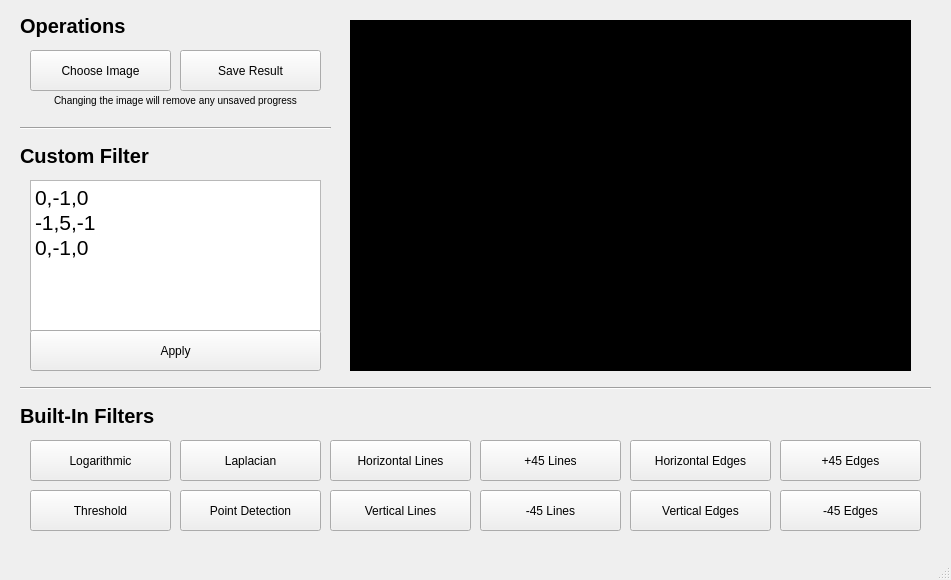
<?xml version="1.0" encoding="UTF-8"?>
<ui version="4.0">
 <class>MainWindow</class>
 <widget class="QMainWindow" name="MainWindow">
  <property name="geometry">
   <rect>
    <x>0</x>
    <y>0</y>
    <width>951</width>
    <height>580</height>
   </rect>
  </property>
  <property name="cursor">
   <cursorShape>ArrowCursor</cursorShape>
  </property>
  <property name="acceptDrops">
   <bool>false</bool>
  </property>
  <property name="windowTitle">
   <string>Image Segmentor</string>
  </property>
  <property name="windowIcon">
   <iconset theme="DefaultTheme">
    <normaloff>.</normaloff>.</iconset>
  </property>
  <property name="autoFillBackground">
   <bool>false</bool>
  </property>
  <property name="styleSheet">
   <string notr="true">font: 12pt &quot;Microsoft Sans Serif&quot;;</string>
  </property>
  <widget class="QWidget" name="centralwidget">
   <widget class="QPushButton" name="pushButton">
    <property name="geometry">
     <rect>
      <x>30</x>
      <y>50</y>
      <width>141</width>
      <height>41</height>
     </rect>
    </property>
    <property name="text">
     <string>Choose Image</string>
    </property>
   </widget>
   <widget class="QPushButton" name="pushButton_2">
    <property name="geometry">
     <rect>
      <x>180</x>
      <y>50</y>
      <width>141</width>
      <height>41</height>
     </rect>
    </property>
    <property name="text">
     <string>Save Result</string>
    </property>
   </widget>
   <widget class="QLabel" name="label">
    <property name="geometry">
     <rect>
      <x>30</x>
      <y>90</y>
      <width>291</width>
      <height>21</height>
     </rect>
    </property>
    <property name="styleSheet">
     <string notr="true">font-size: 10px;</string>
    </property>
    <property name="text">
     <string>Changing the image will remove any unsaved progress</string>
    </property>
    <property name="alignment">
     <set>Qt::AlignCenter</set>
    </property>
   </widget>
   <widget class="QTextEdit" name="textEdit">
    <property name="geometry">
     <rect>
      <x>30</x>
      <y>180</y>
      <width>291</width>
      <height>151</height>
     </rect>
    </property>
    <property name="styleSheet">
     <string notr="true"/>
    </property>
    <property name="html">
     <string>&lt;!DOCTYPE HTML PUBLIC &quot;-//W3C//DTD HTML 4.0//EN&quot; &quot;http://www.w3.org/TR/REC-html40/strict.dtd&quot;&gt;
&lt;html&gt;&lt;head&gt;&lt;meta name=&quot;qrichtext&quot; content=&quot;1&quot; /&gt;&lt;style type=&quot;text/css&quot;&gt;
p, li { white-space: pre-wrap; }
&lt;/style&gt;&lt;/head&gt;&lt;body style=&quot; font-family:'Microsoft Sans Serif'; font-size:12pt; font-weight:400; font-style:normal;&quot;&gt;
&lt;p style=&quot; margin-top:0px; margin-bottom:0px; margin-left:0px; margin-right:0px; -qt-block-indent:0; text-indent:0px;&quot;&gt;&lt;span style=&quot; font-size:16pt;&quot;&gt;0,-1,0&lt;/span&gt;&lt;/p&gt;
&lt;p style=&quot; margin-top:0px; margin-bottom:0px; margin-left:0px; margin-right:0px; -qt-block-indent:0; text-indent:0px;&quot;&gt;&lt;span style=&quot; font-size:16pt;&quot;&gt;-1,5,-1&lt;/span&gt;&lt;/p&gt;
&lt;p style=&quot; margin-top:0px; margin-bottom:0px; margin-left:0px; margin-right:0px; -qt-block-indent:0; text-indent:0px;&quot;&gt;&lt;span style=&quot; font-size:16pt;&quot;&gt;0,-1,0&lt;/span&gt;&lt;/p&gt;&lt;/body&gt;&lt;/html&gt;</string>
    </property>
   </widget>
   <widget class="QLabel" name="label_2">
    <property name="geometry">
     <rect>
      <x>20</x>
      <y>140</y>
      <width>281</width>
      <height>31</height>
     </rect>
    </property>
    <property name="styleSheet">
     <string notr="true">font-weight: bold; font-size: 20px;</string>
    </property>
    <property name="text">
     <string>Custom Filter</string>
    </property>
   </widget>
   <widget class="QLabel" name="label_3">
    <property name="geometry">
     <rect>
      <x>20</x>
      <y>400</y>
      <width>281</width>
      <height>31</height>
     </rect>
    </property>
    <property name="styleSheet">
     <string notr="true">font-weight: bold; font-size: 20px;</string>
    </property>
    <property name="text">
     <string>Built-In Filters</string>
    </property>
   </widget>
   <widget class="QLabel" name="label_4">
    <property name="geometry">
     <rect>
      <x>20</x>
      <y>10</y>
      <width>291</width>
      <height>31</height>
     </rect>
    </property>
    <property name="styleSheet">
     <string notr="true">font-weight: bold; font-size: 20px;</string>
    </property>
    <property name="text">
     <string>Operations</string>
    </property>
   </widget>
   <widget class="Line" name="line">
    <property name="geometry">
     <rect>
      <x>20</x>
      <y>120</y>
      <width>311</width>
      <height>16</height>
     </rect>
    </property>
    <property name="orientation">
     <enum>Qt::Horizontal</enum>
    </property>
   </widget>
   <widget class="Line" name="line_3">
    <property name="geometry">
     <rect>
      <x>20</x>
      <y>380</y>
      <width>911</width>
      <height>16</height>
     </rect>
    </property>
    <property name="orientation">
     <enum>Qt::Horizontal</enum>
    </property>
   </widget>
   <widget class="QPushButton" name="pushButton_3">
    <property name="geometry">
     <rect>
      <x>30</x>
      <y>330</y>
      <width>291</width>
      <height>41</height>
     </rect>
    </property>
    <property name="text">
     <string>Apply</string>
    </property>
   </widget>
   <widget class="QPushButton" name="pushButton_4">
    <property name="geometry">
     <rect>
      <x>30</x>
      <y>440</y>
      <width>141</width>
      <height>41</height>
     </rect>
    </property>
    <property name="text">
     <string>Logarithmic</string>
    </property>
   </widget>
   <widget class="QPushButton" name="pushButton_5">
    <property name="geometry">
     <rect>
      <x>30</x>
      <y>490</y>
      <width>141</width>
      <height>41</height>
     </rect>
    </property>
    <property name="text">
     <string>Threshold</string>
    </property>
   </widget>
   <widget class="QPushButton" name="pushButton_6">
    <property name="geometry">
     <rect>
      <x>180</x>
      <y>440</y>
      <width>141</width>
      <height>41</height>
     </rect>
    </property>
    <property name="text">
     <string>Laplacian</string>
    </property>
   </widget>
   <widget class="QPushButton" name="pushButton_7">
    <property name="geometry">
     <rect>
      <x>180</x>
      <y>490</y>
      <width>141</width>
      <height>41</height>
     </rect>
    </property>
    <property name="text">
     <string>Point Detection</string>
    </property>
   </widget>
   <widget class="QPushButton" name="pushButton_8">
    <property name="geometry">
     <rect>
      <x>330</x>
      <y>490</y>
      <width>141</width>
      <height>41</height>
     </rect>
    </property>
    <property name="text">
     <string>Vertical Lines</string>
    </property>
   </widget>
   <widget class="QPushButton" name="pushButton_9">
    <property name="geometry">
     <rect>
      <x>480</x>
      <y>440</y>
      <width>141</width>
      <height>41</height>
     </rect>
    </property>
    <property name="text">
     <string>+45 Lines</string>
    </property>
   </widget>
   <widget class="QPushButton" name="pushButton_10">
    <property name="geometry">
     <rect>
      <x>480</x>
      <y>490</y>
      <width>141</width>
      <height>41</height>
     </rect>
    </property>
    <property name="text">
     <string>-45 Lines</string>
    </property>
   </widget>
   <widget class="QPushButton" name="pushButton_11">
    <property name="geometry">
     <rect>
      <x>330</x>
      <y>440</y>
      <width>141</width>
      <height>41</height>
     </rect>
    </property>
    <property name="text">
     <string>Horizontal Lines</string>
    </property>
   </widget>
   <widget class="QPushButton" name="pushButton_12">
    <property name="geometry">
     <rect>
      <x>630</x>
      <y>490</y>
      <width>141</width>
      <height>41</height>
     </rect>
    </property>
    <property name="text">
     <string>Vertical Edges</string>
    </property>
   </widget>
   <widget class="QPushButton" name="pushButton_13">
    <property name="geometry">
     <rect>
      <x>780</x>
      <y>440</y>
      <width>141</width>
      <height>41</height>
     </rect>
    </property>
    <property name="text">
     <string>+45 Edges</string>
    </property>
   </widget>
   <widget class="QPushButton" name="pushButton_14">
    <property name="geometry">
     <rect>
      <x>780</x>
      <y>490</y>
      <width>141</width>
      <height>41</height>
     </rect>
    </property>
    <property name="text">
     <string>-45 Edges</string>
    </property>
   </widget>
   <widget class="QPushButton" name="pushButton_15">
    <property name="geometry">
     <rect>
      <x>630</x>
      <y>440</y>
      <width>141</width>
      <height>41</height>
     </rect>
    </property>
    <property name="text">
     <string>Horizontal Edges</string>
    </property>
   </widget>
   <widget class="QGraphicsView" name="graphicsView">
    <property name="geometry">
     <rect>
      <x>350</x>
      <y>20</y>
      <width>561</width>
      <height>351</height>
     </rect>
    </property>
    <property name="styleSheet">
     <string notr="true">background-color: black;</string>
    </property>
   </widget>
  </widget>
  <widget class="QMenuBar" name="menubar">
   <property name="geometry">
    <rect>
     <x>0</x>
     <y>0</y>
     <width>951</width>
     <height>26</height>
    </rect>
   </property>
  </widget>
  <widget class="QStatusBar" name="statusbar"/>
 </widget>
 <resources/>
 <connections/>
</ui>
